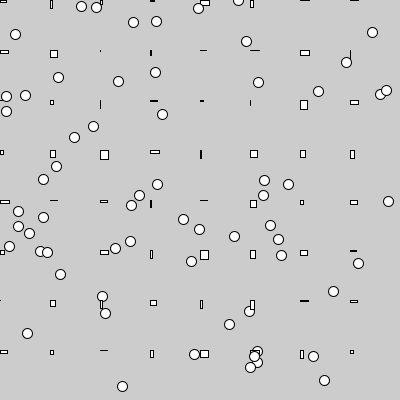
Frame 1 (no input)
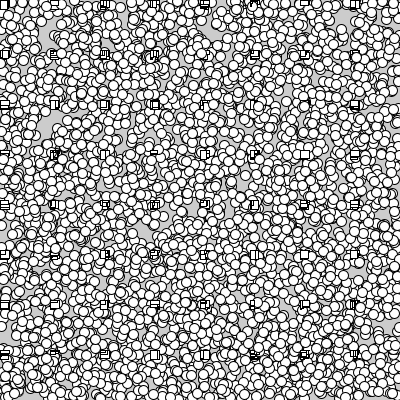
Frame 60 (the mouse pressed at the canvas centre just before this capture)
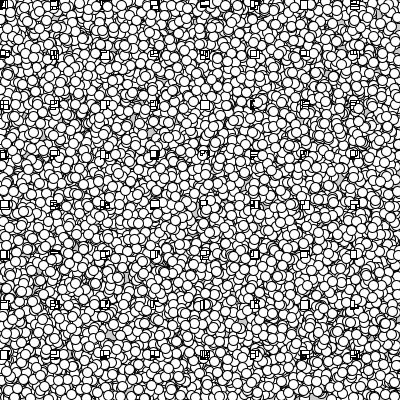
Frame 120 (the mouse held since frame 60 and released just before this capture)

The Processing sketch that drew these frames (run headless with seeded random() and noise(); from frame 60 on, the mouse is pressed at the canvas centre):

// Processing sketch: loop_inside_loop
// ── loop_inside_loop.pde
void setup() {
  size(400, 400);
}

void draw() {
  for (int x = 0; x < width; x+=50) {
    for (int y = 0; y < height; y +=50) {
      rect(x, y, random(10), random(10));
      ellipse(random(width), random(height), 10, 10);
    }
  }
}
